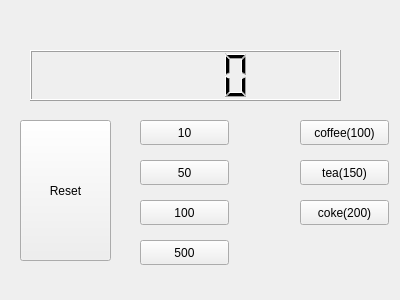
<?xml version="1.0" encoding="UTF-8"?>
<ui version="4.0">
 <class>Widget</class>
 <widget class="QWidget" name="Widget">
  <property name="geometry">
   <rect>
    <x>0</x>
    <y>0</y>
    <width>400</width>
    <height>300</height>
   </rect>
  </property>
  <property name="windowTitle">
   <string>Widget</string>
  </property>
  <widget class="QLCDNumber" name="lcdNumber">
   <property name="geometry">
    <rect>
     <x>30</x>
     <y>50</y>
     <width>311</width>
     <height>51</height>
    </rect>
   </property>
  </widget>
  <widget class="QPushButton" name="on_pb10_clicked">
   <property name="geometry">
    <rect>
     <x>140</x>
     <y>120</y>
     <width>89</width>
     <height>25</height>
    </rect>
   </property>
   <property name="text">
    <string>10</string>
   </property>
  </widget>
  <widget class="QPushButton" name="on_pb50_clicked">
   <property name="geometry">
    <rect>
     <x>140</x>
     <y>160</y>
     <width>89</width>
     <height>25</height>
    </rect>
   </property>
   <property name="text">
    <string>50</string>
   </property>
  </widget>
  <widget class="QPushButton" name="on_pb100_clicked">
   <property name="geometry">
    <rect>
     <x>140</x>
     <y>200</y>
     <width>89</width>
     <height>25</height>
    </rect>
   </property>
   <property name="text">
    <string>100</string>
   </property>
  </widget>
  <widget class="QPushButton" name="on_pb500_clicked">
   <property name="geometry">
    <rect>
     <x>140</x>
     <y>240</y>
     <width>89</width>
     <height>25</height>
    </rect>
   </property>
   <property name="text">
    <string>500</string>
   </property>
  </widget>
  <widget class="QPushButton" name="pb_coffee">
   <property name="geometry">
    <rect>
     <x>300</x>
     <y>120</y>
     <width>89</width>
     <height>25</height>
    </rect>
   </property>
   <property name="text">
    <string>coffee(100)</string>
   </property>
  </widget>
  <widget class="QPushButton" name="pb_tea">
   <property name="geometry">
    <rect>
     <x>300</x>
     <y>160</y>
     <width>89</width>
     <height>25</height>
    </rect>
   </property>
   <property name="text">
    <string>tea(150)</string>
   </property>
  </widget>
  <widget class="QPushButton" name="pb_coke">
   <property name="geometry">
    <rect>
     <x>300</x>
     <y>200</y>
     <width>89</width>
     <height>25</height>
    </rect>
   </property>
   <property name="text">
    <string>coke(200)</string>
   </property>
  </widget>
  <widget class="QPushButton" name="pb_reset">
   <property name="geometry">
    <rect>
     <x>20</x>
     <y>120</y>
     <width>91</width>
     <height>141</height>
    </rect>
   </property>
   <property name="text">
    <string>Reset</string>
   </property>
  </widget>
 </widget>
 <layoutdefault spacing="6" margin="11"/>
 <resources/>
 <connections/>
</ui>
